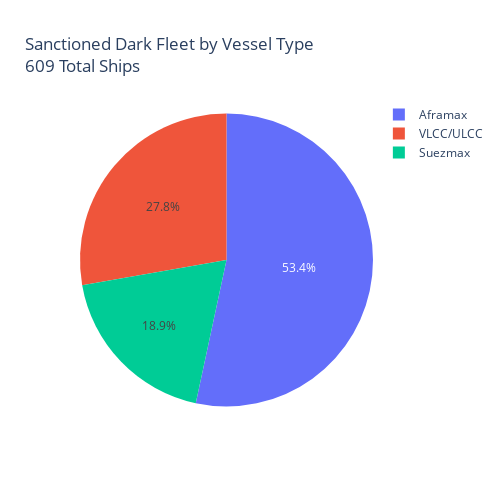

The cell this chart's notebook holds for it:
### Code cell
pie_chart = oil_ships.groupby(['class_size']).count()

pie_chart = pie_chart.reset_index()
pie_chart = pie_chart.rename(columns={'name':'total_vessels'})
fig = px.pie(pie_chart, values='total_vessels', names='class_size', title=f"Sanctioned Dark Fleet by Vessel Type <br>{oil_ships.shape[0]} Total Ships")
fig.update_layout(width=500, height=500)
fig.show()
fig.write_html("oil_piechart_interactive_plot.html")

### Figure 1 — Plotly figure (JSON) as saved in the notebook; plotly's stock layout.template omitted (floating-point values rounded to 4 significant figures)
{"data": [{"domain": {"x": [0, 1], "y": [0, 1]}, "hovertemplate": "class_size=%{label}<br>total_vessels=%{value}<extra></extra>", "labels": ["Aframax", "Suezmax", "VLCC/ULCC"], "legendgroup": "", "name": "", "showlegend": true, "type": "pie", "values": [325, 115, 169]}], "layout": {"height": 500, "legend": {"tracegroupgap": 0}, "title": {"text": "Sanctioned Dark Fleet by Vessel Type <br>609 Total Ships"}, "width": 500}}
